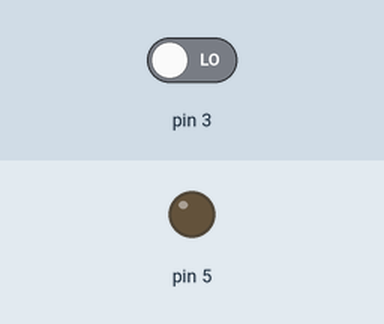
Bench run of a sketch on a simulated Arduino Uno, built with avr-gcc and run on an emulated ATmega328P. Shown: output pins drawn as LEDs (lit = HIGH). The test bench sets the inputs (shaded band); at power-on: pin 3 LOW.

Above: at 1.2 s.
1.3 s: pin 3 driven HIGH
At 1.9 s:
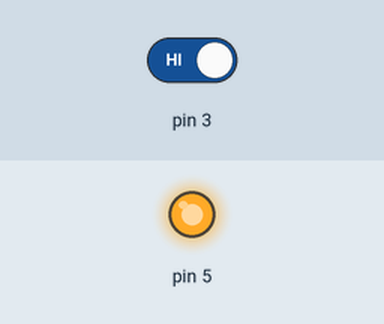
2.8 s: pin 3 driven LOW
At 3.1 s:
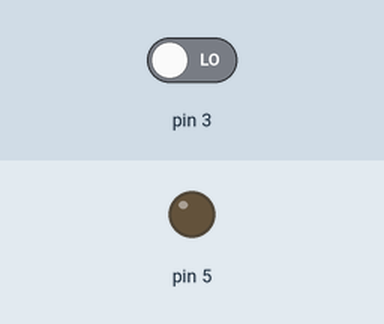
Timing chart, 0 to 5.8 s (numbered marks = the images above; inputs shaded):
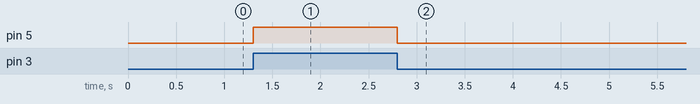

Measured:
- after the input at 1.3 s, pin 5: LOW → HIGH at once
- after the input at 2.8 s, pin 5: HIGH → LOW at once

The sketch:

button-example.ino
```cpp
void setup() {
  // put your setup code here, to run once:
  pinMode(3, INPUT);
  pinMode(5, OUTPUT);

}

void loop() {
  // put your main code here, to run repeatedly:
  int buttonInput = digitalRead(3);

  digitalWrite(5, buttonInput);

}
```
